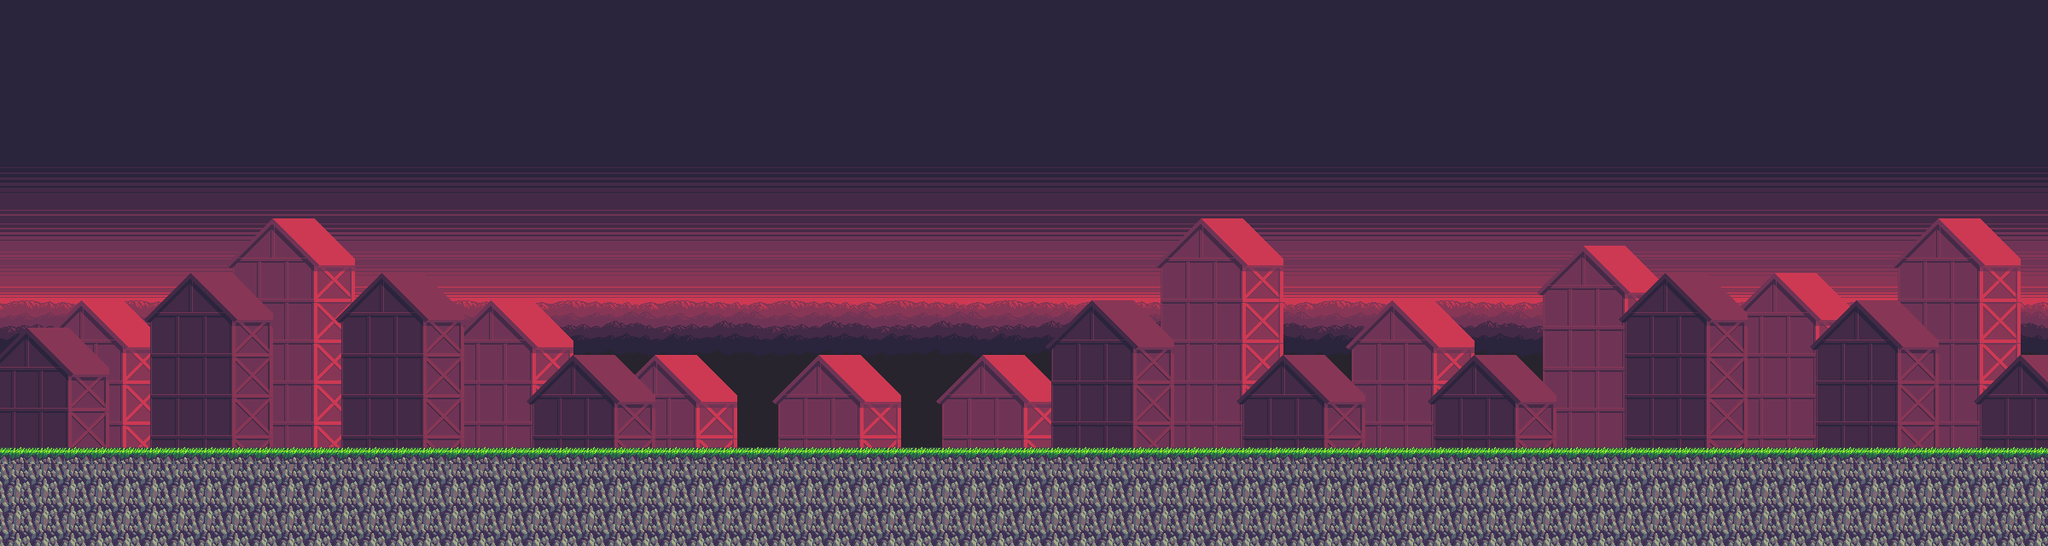

The image is a tile-based game level rendered from a .tmx file. Its description and source (layers, tilesets, objects; grid data summarised) follow:
An orthogonal 75x20 tile map with 32x32 px tiles, 4 tile layers (Tile Layer 2, Tile Layer 3, Tile Layer 4, Tile Layer 1), 6 tilesets and 1 object (floor).

<map version="1.10" tiledversion="1.11.2" orientation="orthogonal" renderorder="right-down" width="75" height="20" tilewidth="32" tileheight="32" infinite="0" nextlayerid="9" nextobjectid="2">
 <tileset firstgid="1" name="terrain_top_center_A_full" tilewidth="32" tileheight="32" tilecount="1" columns="1">
  <image source="terrain_top_center_A_full.png" width="32" height="48" />
 </tileset>
 <tileset firstgid="2" name="terrain_center_A" tilewidth="32" tileheight="32" tilecount="1" columns="1">
  <image source="terrain_center_A.png" width="32" height="32" />
 </tileset>
 <tileset firstgid="3" name="bg_mountains_and_sky" tilewidth="32" tileheight="32" tilecount="44" columns="4">
  <image source="bg_mountains_and_sky.png" width="128" height="368" />
 </tileset>
 <tileset firstgid="47" name="bg_sky_top" tilewidth="32" tileheight="32" tilecount="16" columns="4">
  <image source="bg_sky_top.png" width="128" height="128" />
 </tileset>
 <tileset firstgid="63" name="bg_building_far" tilewidth="32" tileheight="32" tilecount="45" columns="5">
  <image source="bg_building_far.png" width="176" height="288" />
 </tileset>
 <tileset firstgid="108" name="bg_building_near" tilewidth="32" tileheight="32" tilecount="35" columns="5">
  <image source="bg_building_near.png" width="176" height="240" />
 </tileset>
 <layer id="6" name="Tile Layer 2" width="75" height="20">
  <data>[1500 cells, 1275 non-empty, 60 distinct tile ids]</data>
 </layer>
 <layer id="7" name="Tile Layer 3" width="75" height="20">
  <data>[1500 cells, 465 non-empty, 45 distinct tile ids]</data>
 </layer>
 <layer id="8" name="Tile Layer 4" width="75" height="20">
  <data>[1500 cells, 329 non-empty, 35 distinct tile ids]</data>
 </layer>
 <layer id="1" name="Tile Layer 1" width="75" height="20">
  <data>[1500 cells, 300 non-empty, 2 distinct tile ids]</data>
 </layer>
 <objectgroup id="2" name="Floor">
  <object id="1" type="floor" x="0" y="525" width="2400" height="32" />
 </objectgroup>
</map>
